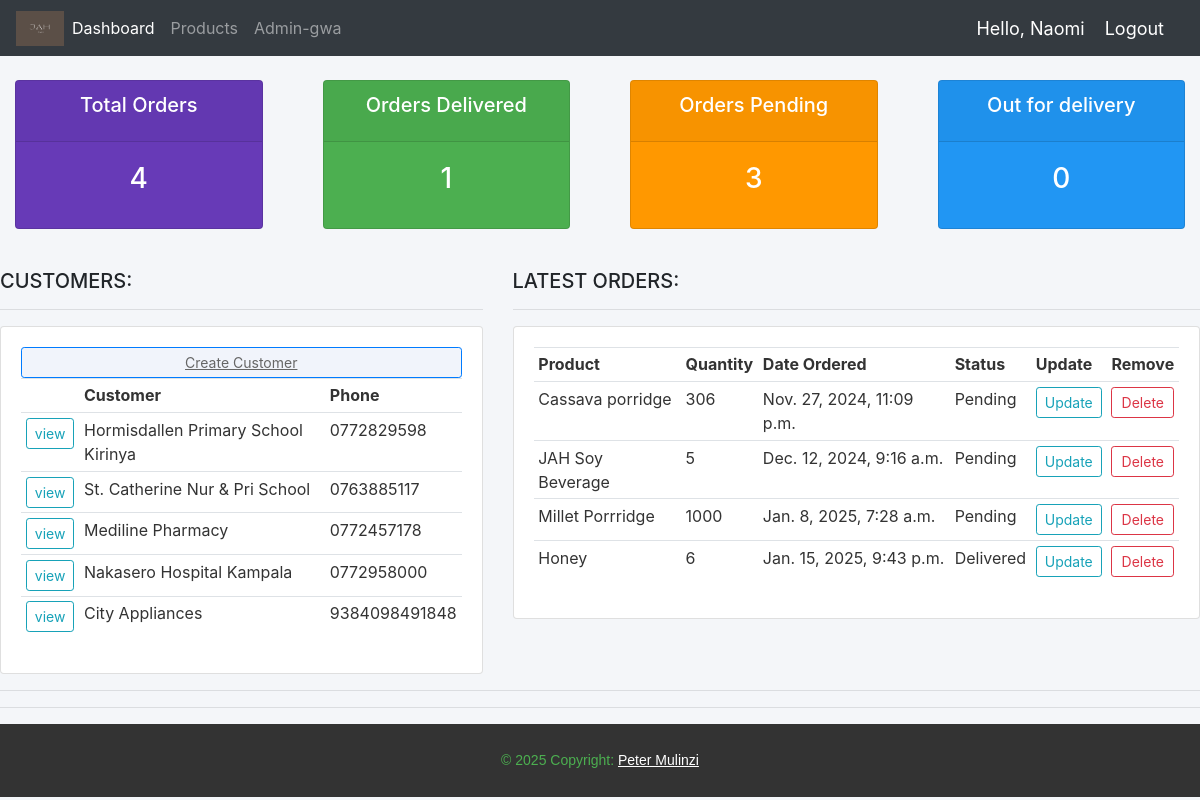
Screenshot of / (signed in) with the database file from the repository.
### Jah_Accounts/models.py (models this page shows, shortened)
class Customer(models.Model):
    user = models.OneToOneField(User, null=True, on_delete=models.CASCADE)
    name = models.CharField(max_length=200, null=True)
    phone = models.CharField(max_length=200, null=True, blank=True)
    email = models.CharField(max_length=200, null=True, blank=True)
    date_created = models.DateTimeField(auto_now_add=True, null=True, blank=True)

class Order(models.Model):
    STATUS = (
        ('Pending', 'Pending'),
        ('Out for delivery', 'Out for delivery'),
        ('Delivered', 'Delivered'),
    )
    MEASUREMENT = (
        ('Kgs', 'Kgs'),
        ('Tins', 'Tins'),
    )
    Customer = models.ForeignKey(Customer, null=True, on_delete=models.SET_NULL)
    Product = models.ForeignKey(Product, null=True, on_delete=models.SET_NULL,)
    date_created = models.DateTimeField(auto_now_add=True, null=True)
    status = models.CharField(max_length=200, null=True, choices=STATUS)
    tags = models.ManyToManyField(Tag)
    Quantity = models.CharField(null=True, max_length=4)
    units = models.CharField(max_length=200, null=True, choices=MEASUREMENT,)
    note = models.CharField(max_length=200, null=True)

class Product(models.Model):
    CATEGORY = (
        ('Flour', 'Flour'),
        ('Honey', 'Honey'),
        ('Spice', 'Spice'),
    )
    name = models.CharField(max_length=200, null=True)
    price = models.FloatField(null=True)
    category = models.CharField(max_length=200, null=True, choices=CATEGORY)
    description = models.CharField(max_length=200, null = True, blank = True)
    date_created = models.DateTimeField(auto_now_add=True, null=True)
    def __str__(self):
        return self.name

### Jah_Accounts/decorators.py (the view)
    def wrapper_function(request, *args, **kwargs):
        group = None
        if request.user.groups.exists():
            group = request.user.groups.all()[0].name
        if group == 'customer':
            return redirect('user-page')
        if group == 'admin':
            return view_func(request, *args, **kwargs)

### Jah_Accounts/views.py (called while the page is built)
@login_required(login_url='login')
@admin_only
def dashboard(request):
    orders = Order.objects.all()
    customers = Customer.objects.all()
    total_orders = orders.count()
    pending = Order.objects.filter(status = 'Pending').count()
    delivered = Order.objects.filter(status = 'Delivered').count()
    Out_for_Delivery =  Order.objects.filter(status = 'Out for delivery').count()
    context = {'orders': orders, 'customers': customers, 'total_orders': total_orders, 'pending': pending, 'delivered': delivered, 'Out_for_Delivery': Out_for_Delivery}
    return render(request, 'Jah_Accounts/Dashboard.html', context)

### Jah_Accounts/templates/Jah_Accounts/Dashboard.html
{% extends "Jah_Accounts/main.html" %}
{% block content %}
{% include "Jah_Accounts/status.html" %}
<br>
<div class="row">
    <div class="col-md-5">
        <h5>CUSTOMERS:</h5>
        <hr>
        <div class="card card-body" style="background-color: #ffffff; color: #333333;">
            <a class="btn btn-primary btn-sm btn-block" href="{% url "createCustomer" %}" style="background-color: #f1f4fb; color: #666666; text-decoration: underline;">Create Customer</a>
            <table class="table table-sm"">
                <tr>
                    <th></th>
                    <th>Customer</th>
                    <th>Phone</th>
                </tr>
                {% for customers in customers %}
                  <tr>
                    <td><a class="btn btn-sm btn-outline-info" href="{% url 'customers' customers.id %}">view</a></td>
                    <td>{{ customers.name }}</td>
                    <td>{{ customers.phone }}</td>
                  </tr>
                {% endfor %}
            </table>
        </div>
    </div>
    <div class="col-md-7">
        <h5>LATEST ORDERS:</h5>
        <hr>
        <div class="card card-body" style="background-color: #ffffff; color: #333333;">
            <table class="table table-sm">
                <tr>
                    <th>Product</th>
                    <th>Quantity</th>
                    <th>Date Ordered</th>
                    <th>Status</th>
                    <th>Update</th>
                    <th>Remove</th>
                </tr>
                {% for y in orders  %}
                    <tr>
                        <td>{{ y.Product }}</td>
                        <td>{{ y.Quantity }}</td>
                        <td>{{ y.date_created }}</td>
                        <td>{{ y.status }}</td>
                        <td><a class="btn btn-outline-info btn-sm " href="{% url 'updateOrder' y.id %}">Update</a></td>
                        <td><a class="btn btn-outline-danger btn-sm btn-block" href="{% url 'deleteOrder' y.id %}">Delete</a></td>
                    </tr>
                {% endfor %}
            </table>
        </div>
    </div>
</div>
<hr>
{% endblock %}

### Jah_Accounts/templates/Jah_Accounts/main.html (shortened to what this page needs)
{% load static %}
<!DOCTYPE html>
<html lang="en">
<head>
    <link rel="stylesheet" href="https://cdn.jsdelivr.net/npm/bootstrap@4.0.0/dist/css/bootstrap.min.css"></head>
    <link rel="stylesheet" href="{% static 'css/main.css' %}?v=2.0">
<body>
    {% include "Jah_Accounts/navbar.html" %}
    {% block content %}
    {% endblock %}
    <hr>
</body>
<footer class="text-white text-center text-lg-start" style="background-color: #333333; color: #ffffff; text-align: center; padding: 10px; font-family: Arial, sans-serif; font-size: 14px; margin: 0;">
    <div class="text-center p-3" style="color: #4caf50; text-decoration: none;">
      © 2025 Copyright:
      <a class="text-white" style="text-decoration: underline; color: #ffffff;" href="mailto:pbmulinzi@gmail.com">Peter Mulinzi</a>
    </div>
</footer>
</html>

### Jah_Accounts/templates/Jah_Accounts/navbar.html (shortened to what this page needs)
{% load static %}
<nav class="navbar navbar-expand-lg navbar-dark bg-dark">
    <img src="/static/images/jah_sample_logo.png" alt="" width="48" height="35">
    <div class="collapse navbar-collapse" id="navbarNavAltMarkup">
      <div class="navbar-nav">
        {% if request.user.is_staff %}
        <a class="nav-item nav-link active" href="{% url 'home' %}">Dashboard</a>
        <a class="nav-item nav-link" href="{% url 'products' %}">Products</a>
        <a class="nav-item nav-link" href="http://127.0.0.1:8000/admin/">Admin-gwa</a>
        {% endif %}
      </div>
    </div>
    <span class="hello-msg">Hello, {{request.user}}</span>
    <span><a class="hello-msg" href="{% url 'logout' %}">Logout</a></span>
  </nav>

### Jah_Accounts/templates/Jah_Accounts/Status.html
{% load static %}
<br>
<div class="row">
    <div class="col">
        <div class="col-md">
            <div class="card text-center text-white mb-3" id="total-orders">
                <div class="card-header">
                    <h5 class="card-title">Total Orders</h5>
                </div>
                <div class="card-body">
                    <h3 class="card-title">{{total_orders|default:"0"}}</h3>
                </div>
            </div>
        </div>
    </div>
    <div class="col">
        <div class="col-md">
            <div class="card text-center text-white mb-3" id="orders-delivered">
                <div class="card-header">
                    <h5 class="card-title">Orders Delivered</h5>
                </div>
                <div class="card-body">
                    <h3 class="card-title">{{delivered|default:"0"}}</h3>
                </div>
            </div>
        </div>
    </div>
    <div class="col">
        <div class="col-md">
            <div class="card text-center text-white mb-3" id="orders-pending">
                <div class="card-header">
                    <h5 class="card-title">Orders Pending</h5>
                </div>
                <div class="card-body">
                    <h3 class="card-title">{{pending|default:"0"}}</h3>
                </div>
            </div>
        </div>
    </div>
    <div class="col">
        <div class="col-md">
            <div class="card text-center text-white mb-3" id="out-for-delivery">
                <div class="card-header">
                    <h5 class="card-title">Out for delivery</h5>
                </div>
                <div class="card-body">
                    <h3 class="card-title">{{Out_for_Delivery|default:"0"}}</h3>
                </div>
            </div>
        </div>
    </div>
</div>

### static/css/main.css (style rules this page uses)
body { background-color: #f4f6f9; }
#total-orders { background-color: #673ab7; }
#orders-delivered { background-color: #4caf50; }
#orders-pending { background-color: #ff9800; }
#out-for-delivery { background-color: #2196f3; }

### Jah_Accounts/templates/Jah_Accounts/navbar.html (style rules this page uses)
.hello-msg { font-size: 18px; color: #fff; margin-right: 20px; }

### rows the page displays
Customer: name "Hormisdallen Primary School Kirinya", phone "0772829598"
Customer: name "St. Catherine Nur & Pri School", phone "0763885117"
Customer: name "Mediline Pharmacy", phone "0772457178"
Customer: name "Nakasero Hospital Kampala", phone "0772958000"
Customer: name "City Appliances", phone "9384098491848"
Order: Product "Cassava porridge", Quantity "306", date_created "Nov. 27, 2024, 11:09 p.m.", status "Pending"
Order: Product "JAH Soy Beverage", Quantity "5", date_created "Dec. 12, 2024, 9:16 a.m.", status "Pending"
Order: Product "Millet Porrridge", Quantity "1000", date_created "Jan. 8, 2025, 7:28 a.m.", status "Pending"
Order: Product "Honey", Quantity "6", date_created "Jan. 15, 2025, 9:43 p.m.", status "Delivered"

### other values shown
{{ request.user }} "Naomi"
{{ total_orders|default:"0" }} "4"
{{ delivered|default:"0" }} "1"
{{ pending|default:"0" }} "3"
{{ Out_for_Delivery|default:"0" }} "0"
